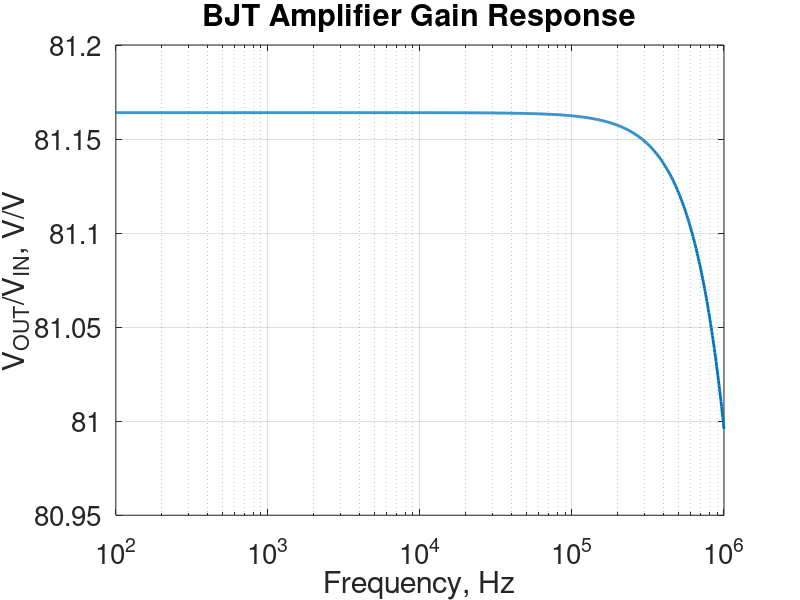

This chart was generated by the following MATLAB code:
%% ECE 342 - Cameron Sullivan - HW12

%% #3 Part A: NMOS amplifier gain vs input voltage
close all;

input = csvread('nmos-exper-vtc-INPUT-test.csv');
output = csvread('nmos-exper-vtc-OUTPUT-test.csv');

inputVoltage = input(:,2);
outputVoltage = output(:,2);

gain = outputVoltage ./ inputVoltage;
plot(inputVoltage, gain, 'linewidth', 2);
set(gca, 'fontsize', 20);
title('NMOS Amplifier Gain vs Input Voltage');
ylabel('A_{v}, V/V');
xlabel('V_{GS}, V');
% figure(2);
% plot(inputVoltage, outputVoltage, 'linewidth', 2);
grid on;

%% #4 Part A: BJT amplifier VTC graph
close all;

data = csvread('BJT_amp_VTC.CSV');
vin = data(:,1);
vout = data(:,3);

figure(1);
plot(vin, vout, 'linewidth', 2);
grid on;
set(gca, 'fontsize', 20);
title('BJT Amplifier VTC');
ylabel('V_{OUT}, V');
xlabel('V_{IN}, V');

%% #4 Part B: BJT amplifier AC simulation
close all;

data = csvread('BJT_amp_fResponse.CSV');
frequency = data(:,1);
gain = data(:,4);

figure(1);
semilogx(frequency, abs(gain), 'linewidth', 2);
grid on;
set(gca, 'fontsize', 20);
title('BJT Amplifier Gain Response');
ylabel('V_{OUT}/V_{IN}, V/V');
xlabel('Frequency, Hz');